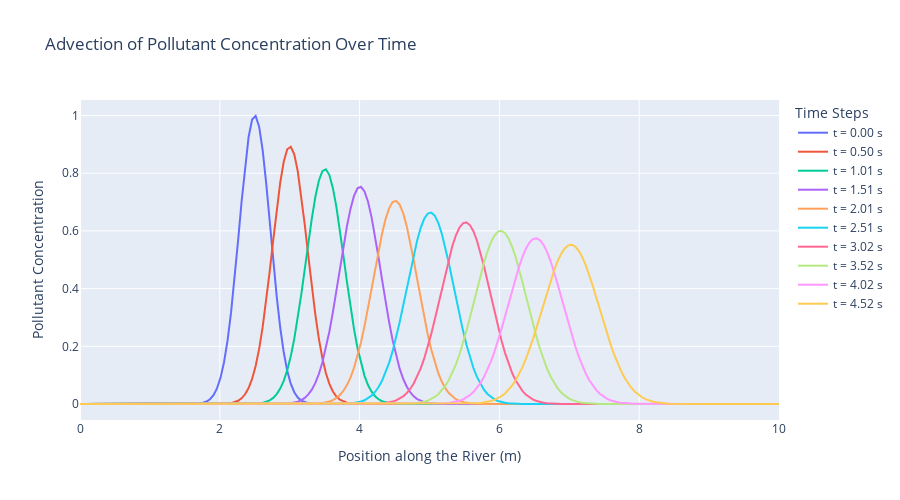

Notebook code for this chart:
### Markdown cell above
**Upwind method** overview:

https://en.wikipedia.org/wiki/Upwind_scheme

### Code cell
# Visualization using Plotly
fig = go.Figure()

for idx, rho_snapshot in enumerate(rho_history):
    fig.add_trace(go.Scatter(
        x=x,
        y=rho_snapshot,
        mode='lines',
        name=f't = {time_steps[idx]:.2f} s'
    ))

fig.update_layout(
    title='Advection of Pollutant Concentration Over Time',
    xaxis_title='Position along the River (m)',
    yaxis_title='Pollutant Concentration',
    legend_title='Time Steps',
    autosize=True,
    height=500
)

fig.show()

### Figure 1 — Plotly figure (JSON) as saved in the notebook; plotly's stock layout.template omitted (floating-point values rounded to 4 significant figures; data arrays with more than 128 entries replaced by an {"elided": "..."} marker saying what was removed)
{"data": [{"mode": "lines", "name": "t = 0.00 s", "type": "scatter", "x": {"elided": "200 float values"}, "y": {"elided": "200 float values"}}, {"mode": "lines", "name": "t = 0.50 s", "type": "scatter", "x": {"elided": "200 float values"}, "y": {"elided": "200 float values"}}, {"mode": "lines", "name": "t = 1.01 s", "type": "scatter", "x": {"elided": "200 float values"}, "y": {"elided": "200 float values"}}, {"mode": "lines", "name": "t = 1.51 s", "type": "scatter", "x": {"elided": "200 float values"}, "y": {"elided": "200 float values"}}, {"mode": "lines", "name": "t = 2.01 s", "type": "scatter", "x": {"elided": "200 float values"}, "y": {"elided": "200 float values"}}, {"mode": "lines", "name": "t = 2.51 s", "type": "scatter", "x": {"elided": "200 float values"}, "y": {"elided": "200 float values"}}, {"mode": "lines", "name": "t = 3.02 s", "type": "scatter", "x": {"elided": "200 float values"}, "y": {"elided": "200 float values"}}, {"mode": "lines", "name": "t = 3.52 s", "type": "scatter", "x": {"elided": "200 float values"}, "y": {"elided": "200 float values"}}, {"mode": "lines", "name": "t = 4.02 s", "type": "scatter", "x": {"elided": "200 float values"}, "y": {"elided": "200 float values"}}, {"mode": "lines", "name": "t = 4.52 s", "type": "scatter", "x": {"elided": "200 float values"}, "y": {"elided": "200 float values"}}], "layout": {"autosize": true, "height": 500, "legend": {"title": {"text": "Time Steps"}}, "title": {"text": "Advection of Pollutant Concentration Over Time"}, "xaxis": {"title": {"text": "Position along the River (m)"}}, "yaxis": {"title": {"text": "Pollutant Concentration"}}}}
